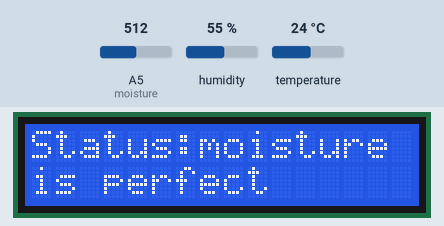
This sketch was run on a simulated Arduino Uno, built with avr-gcc and run on an emulated ATmega328P. Parts: 16×2 character LCD. The inputs (shaded band) are chosen by the test bench; at power-on: A5 (moisture) = 512, humidity 55 %, temperature 24 °C. What the sketch prints to the serial monitor is not drawn.

Above: at 3.2 s.
3.3 s: A5 (moisture) set to 488
At 5.7 s:
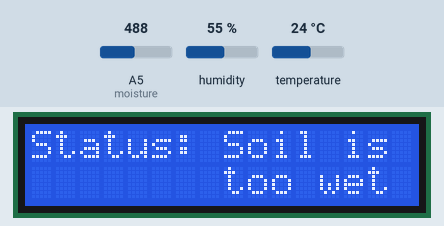
7.7 s: A5 (moisture) set to 900
At 10.2 s:
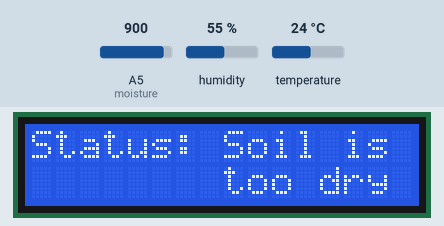
14.0 s: humidity set to 22 %
At 15.4 s:
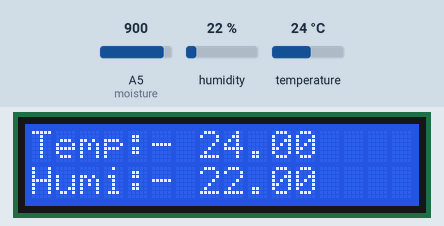
16.8 s: temperature set to 12 °C
At 19.6 s:
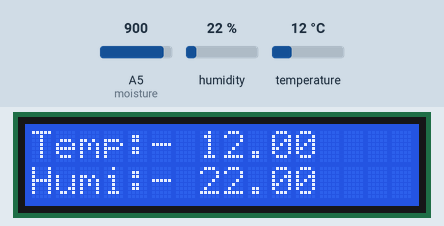
20.3 s: humidity set to 40 %
At 21.3 s:
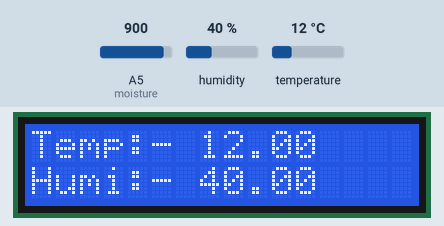
23.1 s: temperature set to 19 °C
At 25.9 s:
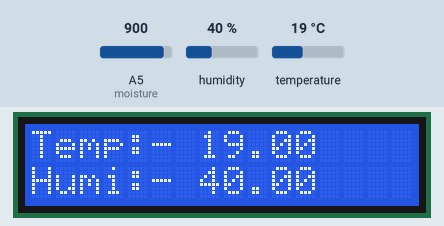
Timing chart, 0 to 27.4 s (numbered marks = the images above; inputs shaded):
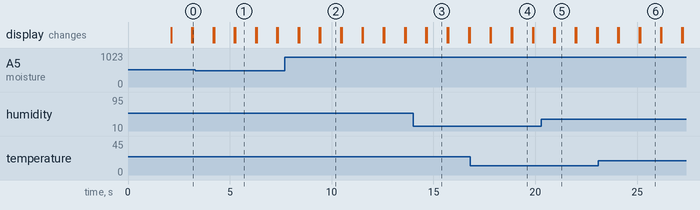

The sketch:

IPC064.ino
```cpp
// (licence header left out)
#include <dht.h>
#include <LiquidCrystal_I2C.h>

#define moisture A5
#define dhtData 2

#define soilWet 500
#define soilDry 750

LiquidCrystal_I2C lcd(0x3f,16,2);
dht DHT;

void setup(){

  Serial.begin(9600);

  lcd.begin();
  lcd.setCursor(4,0);
  lcd.print("WELCOME");
  lcd.setCursor(1,1);
  lcd.print("to grp. IPC064");

  delay(2000);
  lcd.clear();

}

void loop(){

  int chk = DHT.read11(dhtData);
  lcd.setCursor(7, 0);
  lcd.print(DHT.temperature);
  lcd.setCursor(7, 1);
  lcd.print(DHT.humidity);
  lcd.setCursor(0, 0);
  lcd.print("Temp:-");
  lcd.setCursor(0, 1);
  lcd.print("Humi:-");
  Serial.print("Temp: ");
  Serial.print(DHT.temperature);
  Serial.print(" | Humi:");
  Serial.println(DHT.humidity);

  delay(1000);

  lcd.clear();

  int moisture = readSensor();
  Serial.print("Analog Moisture Output: ");
  Serial.println(moisture);

  if (moisture < soilWet) {
    Serial.println("Status: Soil is too wet");
    lcd.setCursor(0, 0);
    lcd.print("Status: Soil is");
    lcd.setCursor(8, 1);
    lcd.print("too wet");

  } else if (moisture >= soilWet && moisture < soilDry) {
    Serial.println("Status: Soil moisture is perfect");
    lcd.setCursor(0, 0);
    lcd.print("Status:moisture");
    lcd.setCursor(0, 1);
    lcd.print("is perfect");
  } else {
    Serial.println("Status: Soil is too dry - time to water!");
    lcd.setCursor(0, 0);
    lcd.print("Status: Soil is ");
    lcd.setCursor(8, 1);
    lcd.print("too dry");
  }

  delay(1000);

  lcd.clear();

}

int readSensor() {
  digitalWrite(moisture, HIGH);
  delay(10);
  int val = analogRead(moisture);
  digitalWrite(moisture, LOW);
  return val;
}
```

Measured:
- the behaviour switches between 500 and 499 on A5 (moisture) (found by bisection; images 0 and 1)
- after the input at 3.3 s, the display: first differs from a run without the input after 2.0 s (image 1)
- after the input at 7.7 s, the display: first differs from a run without the input after 1.7 s (image 2)
- what the display in image 1 shows lasts 1.0 s, from 5.3 s to 6.3 s
